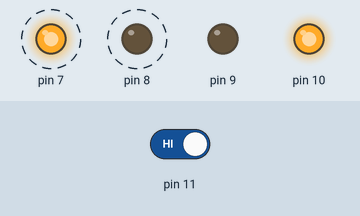
Bench run of a sketch on a simulated Arduino Uno, built with avr-gcc and run on an emulated ATmega328P. On the bench: output pins drawn as LEDs (lit = HIGH). Dashed ring = blinking. The test bench sets the inputs (shaded band); at power-on: pin 11 HIGH.

Above: at 5.8 s.
5.9 s: pin 11 driven LOW
At 8.6 s:
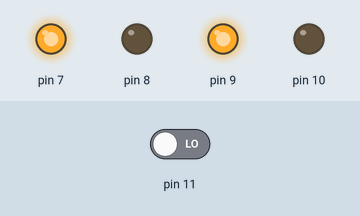
9.2 s: pin 11 driven HIGH
At 9.6 s:
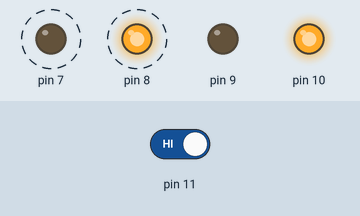
Timing chart, 0 to 22.0 s (numbered marks = the images above; inputs shaded):
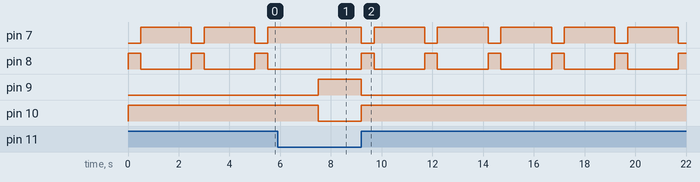

The sketch:

Table_Correct.ino
```cpp
void turnleft()
{
    digitalWrite(9, LOW);
    digitalWrite(10, HIGH);
    digitalWrite(7, HIGH);
    digitalWrite(8, LOW);
}

void back()
{
    digitalWrite(9, LOW);
    digitalWrite(10, HIGH);
    digitalWrite(7, LOW);
    digitalWrite(8, HIGH);
}

int x;
void setup()
{
  pinMode(9, OUTPUT);
  pinMode(10, OUTPUT);
  pinMode(7, OUTPUT);
  pinMode(8, OUTPUT);
}

void loop()
{
  x = digitalRead (11);
  if(x == LOW)
  {
    digitalWrite(9, HIGH);
    digitalWrite(10, LOW);
    digitalWrite(7, HIGH);
    digitalWrite(8, LOW);
  }
  else
  {
 back();
 delay(500);
 turnleft();
 delay(2000);
  }
}
```

Measured:
- after the input at 5.9 s, pin 7: stays HIGH (without the input it goes to LOW after 1.6 s); pin 8: stays LOW (without the input it goes to HIGH after 1.6 s); pin 9: LOW → HIGH after 1.6 s; pin 10: HIGH → LOW after 1.6 s
- after the input at 9.2 s, pin 7: alternates HIGH for 2.0 s and LOW for 0.50 s, starting at once; pin 8: alternates HIGH for 0.50 s and LOW for 2.0 s, starting at once; pin 9: HIGH → LOW at once; pin 10: LOW → HIGH at once
- by itself, pin 7: alternates HIGH for 2.0 s and LOW for 0.50 s
- by itself, pin 8: alternates HIGH for 0.50 s and LOW for 2.0 s
